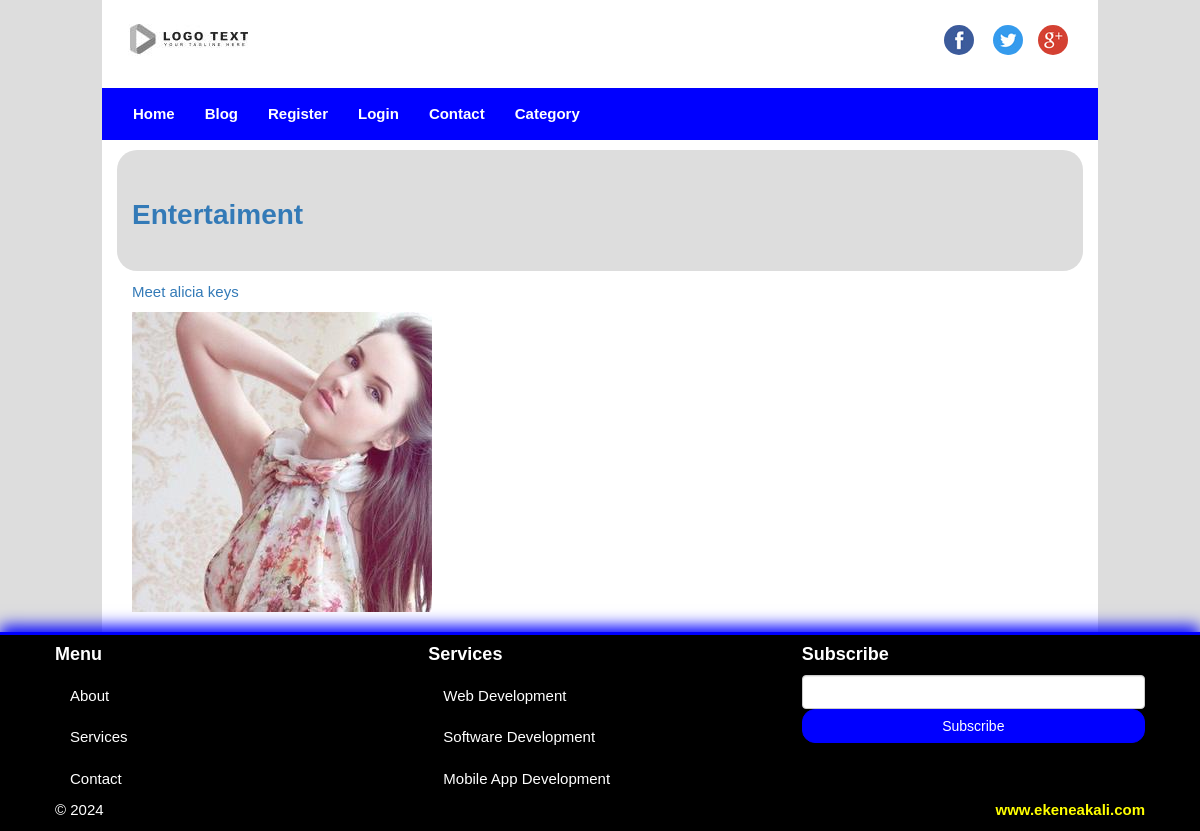
Screenshot of /pages/category_detail/2/ with the database file from the repository.
### cms_app/models.py (models this page shows, shortened)
class Category(models.Model):
    cat_name = models.CharField(max_length=30, verbose_name='Category Name')
    cat_desc = models.TextField(blank=True, null=True, verbose_name='Description')
    created_at = models.DateTimeField(auto_now_add=True)
    updated_at = models.DateTimeField(auto_now=True)
    class Meta():
        verbose_name_plural = 'Category'

class Post(models.Model):
    pst_title = models.CharField(max_length=150)
    created_by = models.ForeignKey(User, on_delete=models.CASCADE)
    pst_image = models.FileField(null=True, blank=True, upload_to='uploads/')
    category = models.ForeignKey(Category, on_delete=models.CASCADE)
    content = models.TextField(blank=True, null=True)
    num_site = models.IntegerField(default=0, verbose_name='visited')
    likes = models.ManyToManyField(User, related_name='likes', blank=True)
    created_at = models.DateTimeField(auto_now_add=True)
    updated_at = models.DateTimeField(auto_now=True)
    class Meta():
        verbose_name_plural = 'Post'

### cms_app/views.py (the view)
# urls.py: path('category_detail/<int:id>/', views.category_detail, name='category_detail'),
def category_detail(request, id):
    category = Category.objects.get(pk=id)
    post = Post.objects.filter(category=category)
    return render(request, "cms_app/category-detail.html", {"category": category, 'post':post}
        )

### cms_app/context_processor.py (called while the page is built)
def category_menu(request):
    return {'menu':Category.objects.all()}

### templates/cms_app/category-detail.html (shortened to what this page needs)
{% extends 'cms_app/base.html' %}
{% load static %}
{% block content %}
<section id="sectionTitle">
  <div class="pageTitle">
    <h1>
        <a href="">{{ category.cat_name }}</a>
    </h1>
  </div>
  </section>
        <div class="head-container">
            <div class="container-fluid">
                <div class="row">
                <div class="col-md-4">
                  {% if post %}
                  {% for x in post %}
                    <p>
                      <a href="">{{ x.pst_title }}</a>
                    </p>
                    <a href="{% url 'cms_app:single_post' x.id %}">
                      <img src="{{x.pst_image.url}}" width="300px" height="300px" alt="">
                    </a>
                  {% endfor %}
                    {% else %}
                    <center>
                      <h3>No post in this category</h3>
                    </center>
                        {% endif %}
                </div>
                </div>
            </div>
        </div>
{% endblock %}

### static/cms_app/css/ekene.css (style rules this page uses)
body { font-family: arial, verdana, sans-serif; font-size:15px; background-color:#ddd; }
h1, h2, h3, h4, h5, h6 { font-weight: bold; }
h1 { font-size:28px; }
#sectionTitle { background-color:#ddd; padding:30px 15px; margin: 10px 0; border-radius:20px; }

### rows the page displays
Category: cat_name "Entertaiment"
Post: pst_title "Meet alicia keys", pst_image (picture)
